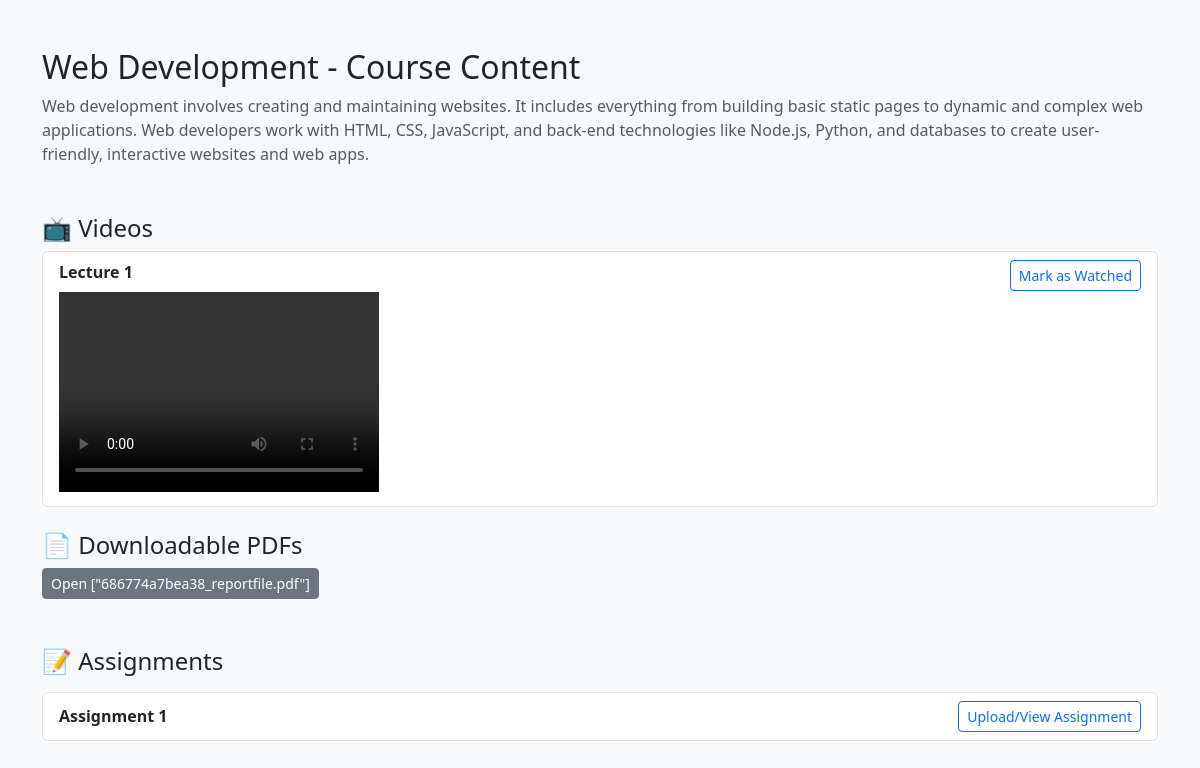
The app's page /student/view_course.php?course_id=1 (signed in) with its own data.
### tables this page shows
CREATE TABLE `courses` (
  `id` int(11) NOT NULL,
  `instructor_id` int(11) DEFAULT NULL,
  `title` varchar(255) NOT NULL,
  `description` text DEFAULT NULL,
  `image` varchar(255) DEFAULT NULL,
  `price` decimal(10,2) DEFAULT NULL,
  `duration` varchar(100) DEFAULT NULL,
  `status` enum('draft','published') NOT NULL DEFAULT 'draft',
  `created_at` timestamp NOT NULL DEFAULT current_timestamp(),
  `videos` text DEFAULT NULL,
  `pdfs` text DEFAULT NULL
);

CREATE TABLE `assignments` (
  `id` int(11) NOT NULL,
  `course_id` int(11) DEFAULT NULL,
  `title` varchar(255) DEFAULT NULL,
  `description` text DEFAULT NULL,
  `created_at` timestamp NOT NULL DEFAULT current_timestamp()
);

### student/view_course.php (the view, shortened to what this page needs)
<?php
require '../config.php';
$course_id = isset($_GET['course_id']) ? intval($_GET['course_id']) : 0;
$course = $conn->query("SELECT * FROM courses WHERE id = $course_id")->fetch_assoc();
$assignments = $conn->query("SELECT * FROM assignments WHERE course_id = $course_id");
$video_list = array_filter(array_map('trim', explode(',', $course['videos'])));
$watched_videos = [];
$assignments->data_seek(0);
?>
<!DOCTYPE html>
<html>
<head>
    <link href="https://cdn.jsdelivr.net/npm/bootstrap@5.3.0/dist/css/bootstrap.min.css" rel="stylesheet">
</head>
<body class="bg-light">
<div class="container mt-5">
    <h2><?= htmlspecialchars($course['title']) ?> - Course Content</h2>
    <p class="text-muted"><?= htmlspecialchars($course['description']) ?></p>
    <h4 class="mt-5">📺 Videos</h4>
    <div class="list-group mb-4">
        <?php foreach ($video_list as $index => $video):
            $watched = in_array($video, $watched_videos);
        ?>
        <div class="list-group-item d-flex justify-content-between align-items-start">
            <div>
                <strong>Lecture <?= $index + 1 ?></strong><br>
                <?php if (filter_var($video, FILTER_VALIDATE_URL)): ?>
                    <a href="<?= $video ?>" target="_blank">Watch Video (Link)</a>
                <?php else: ?>
                    <video width="320" height="200" controls class="mt-2">
                        <source src="../uploads/videos/<?= $video ?>" type="video/mp4">
                    </video>
                <?php endif; ?>
            </div>
            <form method="POST" action="mark_video_completed.php" class="ms-3">
                <button class="btn btn-sm btn-<?= $watched ? 'success' : 'outline-primary' ?>" <?= $watched ? 'disabled' : '' ?>>
                    <?= $watched ? '✔ Watched' : 'Mark as Watched' ?>
                </button>
            </form>
        </div>
        <?php endforeach; ?>
    </div>
    <?php if (!empty($course['pdfs'])): ?>
        <h4 class="mt-4">📄 Downloadable PDFs</h4>
        <div class="d-flex flex-wrap gap-2">
            <?php
            $pdfs = explode(",", $course['pdfs']);
            foreach ($pdfs as $pdf):
                $pdf = trim($pdf);
                if ($pdf):
            ?>
            <a href="<?= filter_var($pdf, FILTER_VALIDATE_URL) ? $pdf : "../uploads/pdfs/$pdf" ?>"
               class="btn btn-secondary btn-sm" target="_blank">
                Open <?= basename($pdf) ?>
            </a>
            <?php endif; endforeach; ?>
        </div>
    <?php endif; ?>
    <div class="d-flex justify-content-between align-items-center mt-5 mb-2">
        <h4>📝 Assignments</h4>
    </div>
    <ul class="list-group">
        <?php
        $assignments->data_seek(0);
        while ($assign = $assignments->fetch_assoc()):
        ?>
        <li class="list-group-item d-flex justify-content-between align-items-center flex-wrap">
            <div>
                <strong><?= htmlspecialchars($assign['title']) ?></strong>
            </div>
            <a href="assignments.php?course_id=<?= $course_id ?>" class="btn btn-outline-primary btn-sm">
                Upload/View Assignment
            </a>
        </li>
        <?php endwhile; ?>
    </ul>
</div>
</body>
</html>

### student/view_course.php (style rules this page uses)
body { background-color: #f1f3f6; font-family: 'Segoe UI', sans-serif; }

### records on screen
courses: title "Web Development", description "Web development involves creating and maintaining websites. It includes everything from building basic static pages to dynamic and complex web applications. Web developers work with HTML, CSS, JavaScript, and back-end technologies like Node.js, Python, and databases to create user-friendly, interactive websites and web apps.", shows "Mark as Watched", pdfs "[\"686774a7bea38_reportfile.pdf\"]"
assignments: title "Assignment 1"
